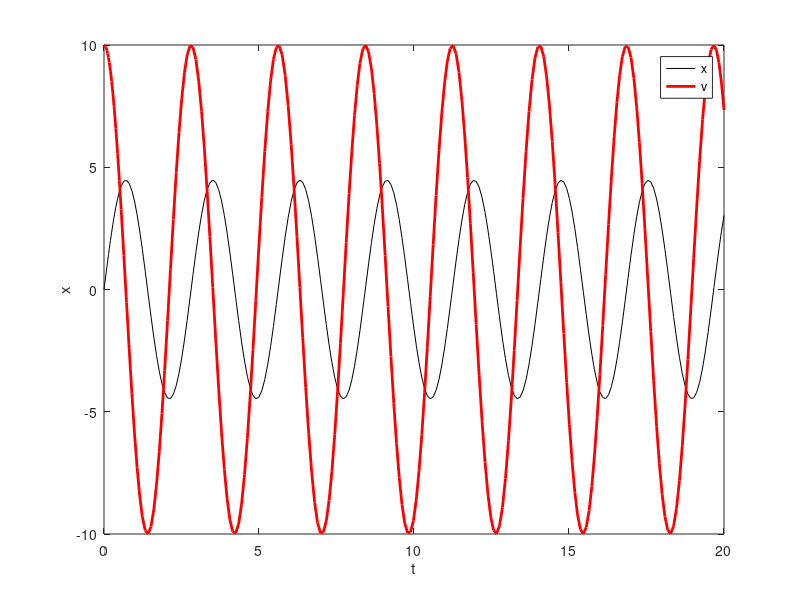
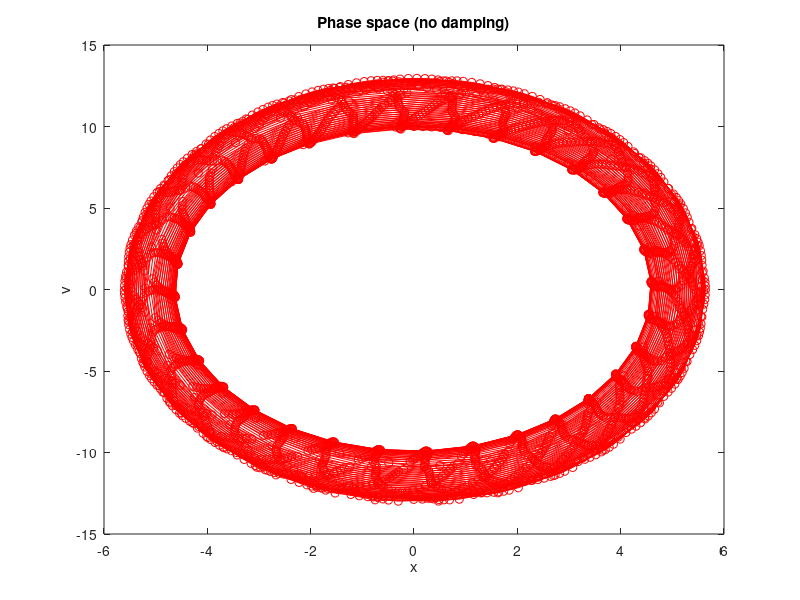

Write MATLAB code to recreate these figures, in order.
%% Mufi 2025 - Lecture 8. - Solution of ODEs
% Simple Harmonic Oscillator - no dumping

% x''+om^2 * x = f(t)
% om = sqrt(k/m), f(t) = F(t)/m

% Split ode into 1st-order ODEs
% x' = v
% v' = -k/m*x+F(t)/m
forcefun = @(t) 0;
% 
odefun = @(t,x,k,m,ft) [x(2);-k/m*x(1)+ft(t)/m];

k = 5; m = 1;
tspan = [0 20];
x0 = [0;10];
[T,Y] = ode45(@(t,x) odefun(t,x,k,m,forcefun),tspan, x0);
xt = Y(:,1); vt = Y(:,2);
figure; 
  plot(T,Y(:,1),'k-',T,Y(:,2),'r-','LineWidth',2);
  xlabel('t');
  ylabel('x');
  legend('x','v','Location','best')

%% Source is different
% forcefun2 = @(t) 10*stepfun(t,5);
forcefun2 = @(t) 2*sin(2*pi/2.1*t);

k = 5; m = 1;
tspan = [0 200];
x0 = [0;10];
[T,Y] = ode45(@(t,x) odefun(t,x,k,m,forcefun2),tspan, x0);

ust = forcefun2(T);

% figure; 
%   plot(T,Y(:,1),'k-',T,Y(:,2),'r-','LineWidth',2);
%   hold on; plot(T,ust,'g-','LineWidth',2);
%   xlabel('t');
%   ylabel('x');
%   legend('x','v','source','location','best')
  xt2 = Y(:,1); vt2=Y(:,2);
%% Phase space
figure; 
  plot(xt2, vt2, 'r-o'); 
  xlabel('x'); ylabel('v'); 
  title('Phase space (no damping)')
